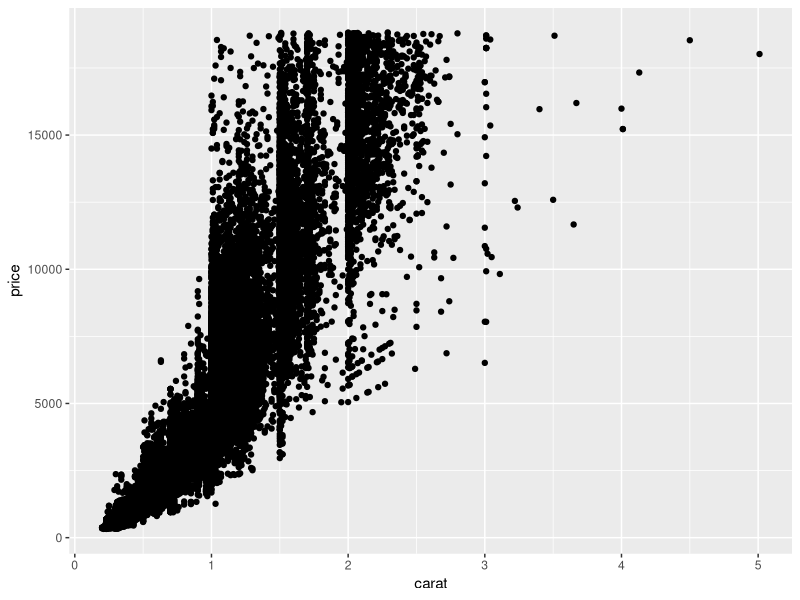
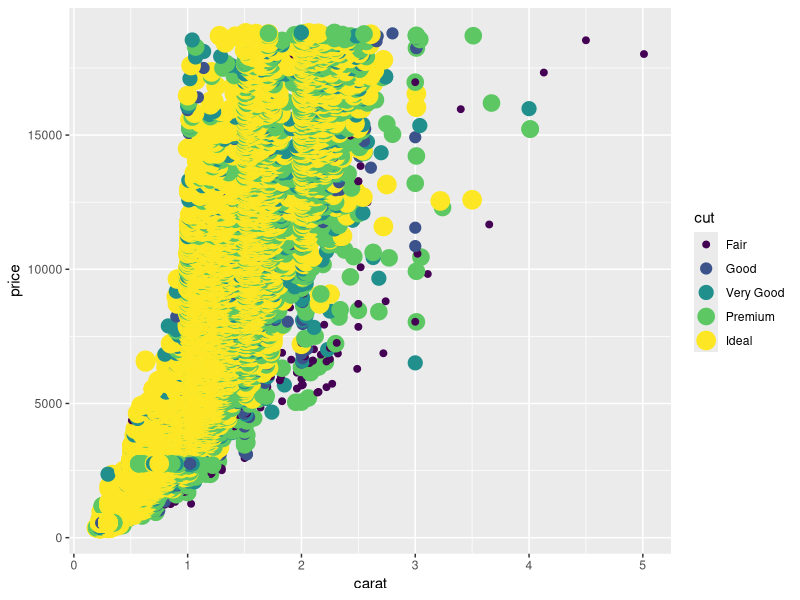

These figures' R source, in order:
## ---- chunk 1
library(tidyverse)
# knitr options
knitr::opts_chunk$set(echo = TRUE)
## ---- chunk 2
## TODO: Complete this code
ggplot(diamonds) +
  geom_point(aes(x = carat, y = price))
## ---- chunk 3
## TODO: Complete this code
ggplot(diamonds) + 
  geom_point(aes(x = carat, y = price, size = cut, color = cut))
